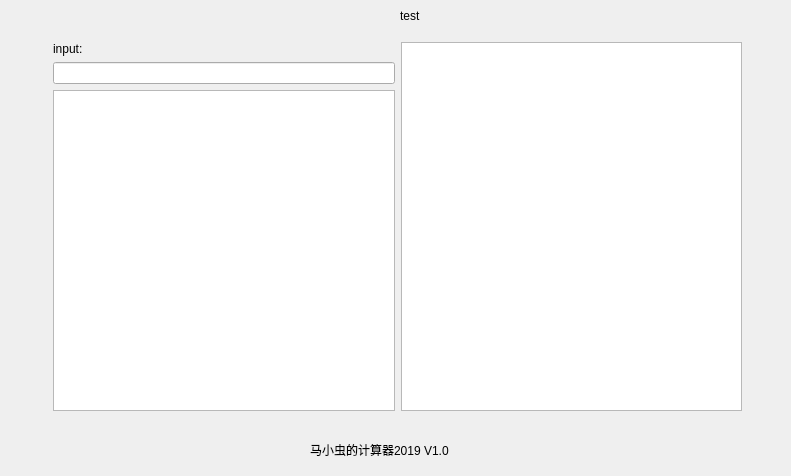
<?xml version="1.0" encoding="UTF-8"?>
<ui version="4.0">
 <class>Widget</class>
 <widget class="QWidget" name="Widget">
  <property name="geometry">
   <rect>
    <x>0</x>
    <y>0</y>
    <width>791</width>
    <height>476</height>
   </rect>
  </property>
  <property name="windowTitle">
   <string>cal</string>
  </property>
  <widget class="QLabel" name="label_2">
   <property name="geometry">
    <rect>
     <x>400</x>
     <y>0</y>
     <width>67</width>
     <height>31</height>
    </rect>
   </property>
   <property name="text">
    <string>test</string>
   </property>
  </widget>
  <widget class="QLabel" name="label_3">
   <property name="geometry">
    <rect>
     <x>310</x>
     <y>440</y>
     <width>181</width>
     <height>20</height>
    </rect>
   </property>
   <property name="text">
    <string>马小虫的计算器2019 V1.0      </string>
   </property>
  </widget>
  <widget class="QWidget" name="">
   <property name="geometry">
    <rect>
     <x>42</x>
     <y>31</y>
     <width>711</width>
     <height>391</height>
    </rect>
   </property>
   <layout class="QHBoxLayout" name="horizontalLayout">
    <item>
     <layout class="QVBoxLayout" name="verticalLayout">
      <item>
       <widget class="QLabel" name="label">
        <property name="text">
         <string>input:</string>
        </property>
       </widget>
      </item>
      <item>
       <widget class="QLineEdit" name="lineEdit"/>
      </item>
      <item>
       <widget class="QTextEdit" name="textEdit"/>
      </item>
     </layout>
    </item>
    <item>
     <widget class="QTextEdit" name="textEdit_2"/>
    </item>
   </layout>
  </widget>
 </widget>
 <layoutdefault spacing="6" margin="11"/>
 <resources/>
 <connections/>
</ui>
